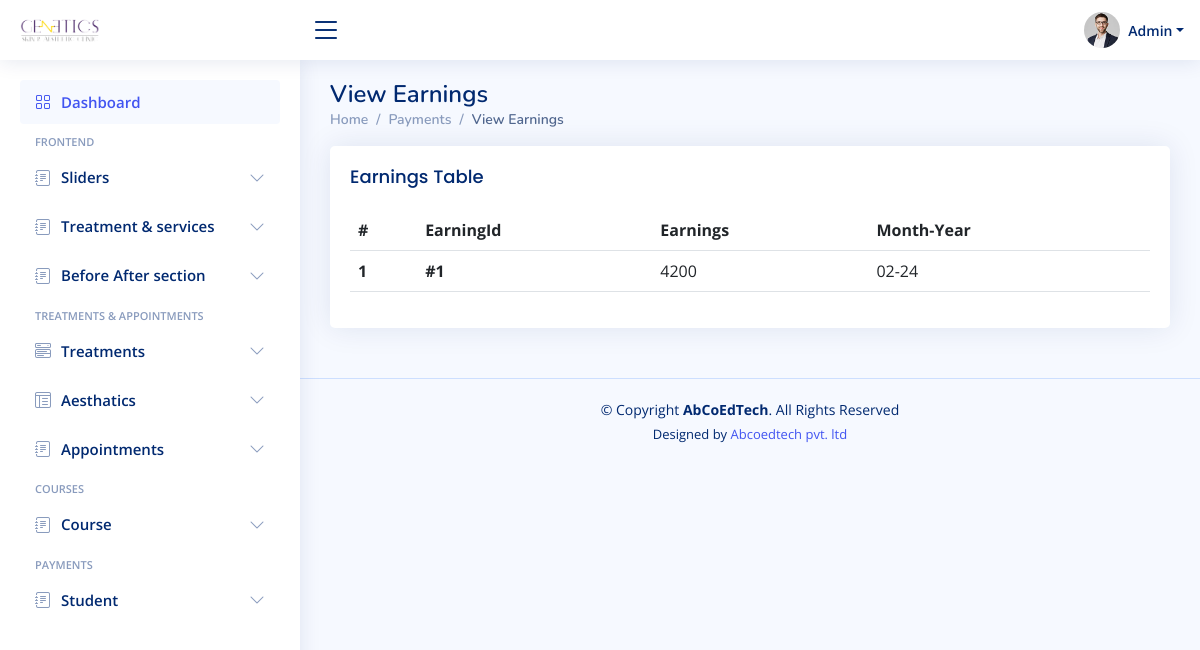
The app's page /admin/earnings.php (signed in) with its own data.
### tables this page shows
CREATE TABLE `earning` (
  `id` int(11) NOT NULL,
  `earning` bigint(20) NOT NULL DEFAULT 0,
  `month_year` varchar(6) NOT NULL
);

### admin/connect/db.php (called while the page is built)
<?php
class connect{
    public $servername = "localhost";
    private $username = "root";
    private $password = "";
    private $dbname = "dermatics";
    public function dbconnect()
	{
		$db=mysqli_connect($this->servername,$this->username,$this->password,$this->dbname);
		return $db;
	}
}
?>

### admin/connect/fun.php (called while the page is built, shortened)
<?php
class fun
{
    private $db;
    function __construct($con)
    {
        $this->db = $con;
    }
    public function fetchAllEarnings(){
        $sql = "SELECT * FROM `earning` where 1   ORDER BY id DESC";
        $fetch = mysqli_query($this->db,$sql);
        return $fetch;
    }
}
?>

### admin/earnings.php (the view, shortened to what this page needs)
<!DOCTYPE html>
<html lang="en">
<head>
  <?php
    include "include/links.php";
  ?>
</head>
<?php
  $fetch = $fun->fetchAllEarnings();
?>
<body>
  <?php
    include_once "include/header.php";
  ?>
  <?php
    include_once "include/navBar.php";
  ?>
  <main id="main" class="main">
    <div class="pagetitle">
        <h1>View Earnings</h1>
        <nav>
          <ol class="breadcrumb">
            <li class="breadcrumb-item"><a href="index.php">Home</a></li>
            <li class="breadcrumb-item">Payments</li>
            <li class="breadcrumb-item active">View Earnings</li>
          </ol>
        </nav>
      </div>
      <section class="section">
        <div class="row">
          <div class="col-lg-12">
            <div class="card">
              <div class="card-body">
                <h5 class="card-title">Earnings Table</h5>
                  <div id="courses" class="table-responsive" >
                <table class="table datatable"  >
                  <thead>
                    <tr>
                      <th scope="col">#</th>
                      <th scope="col">EarningId</th>
                      <th scope="col">Earnings</th>
                      <th scope="col">Month-Year</th>
                    </tr>
                  </thead>
                  <tbody>
                  <?php
                    if(mysqli_num_rows($fetch)>0){
                      $i = 1;
                      while($res = mysqli_fetch_assoc($fetch)){
                  ?>
                    <tr>
                      <th scope="row"><?php echo $i;?></th>
                      <th scope="row"><?php echo "#".$res['id'];?></th>
                      <td><?php echo $res['earning'];?></td>
                      <td><?php echo $res['month_year'];?></td>
                    </tr>
                   <?php
                   ++$i;
                      }
                    }
                    else{
                      $courses = null;
                    }
                   ?>
                  </tbody>
                </table>
                </div>
              </div>
            </div>
          </div>
        </div>
      </section>
  </main>
  <?php
    include "include/footer.php";
  ?>
</body>
</html>

### admin/assets/css/style.css (style rules this page uses)
:root { scroll-behavior: smooth; }
body { font-family: "Open Sans", sans-serif; background: #f6f9ff; color: #444444; }
a { color: #4154f1; text-decoration: none; }
h1, h2, h3, h4, h5, h6 { font-family: "Nunito", sans-serif; }
#main { margin-top: 60px; padding: 20px 30px; transition: all 0.3s; }
.pagetitle { margin-bottom: 10px; }
.pagetitle h1 { font-size: 24px; margin-bottom: 0; font-weight: 600; color: #012970; }
.card { margin-bottom: 30px; border: none; border-radius: 5px; box-shadow: 0px 0 30px rgba(1, 41, 112, 0.1); }
.card-title { padding: 20px 0 15px 0; font-size: 18px; font-weight: 500; color: #012970; font-family: "Poppins", sans-serif; }
.card-body { padding: 0 20px 20px 20px; }
.breadcrumb { font-size: 14px; font-family: "Nunito", sans-serif; color: #899bbd; font-weight: 600; }
.breadcrumb a { color: #899bbd; transition: 0.3s; }
.breadcrumb .breadcrumb-item::before { color: #899bbd; }
.breadcrumb .active { color: #51678f; font-weight: 600; }
@media (min-width: 1200px) { #main, #footer { margin-left: 300px; } }

### records on screen
earning: id "1", earning "4200", month_year "02-24"
